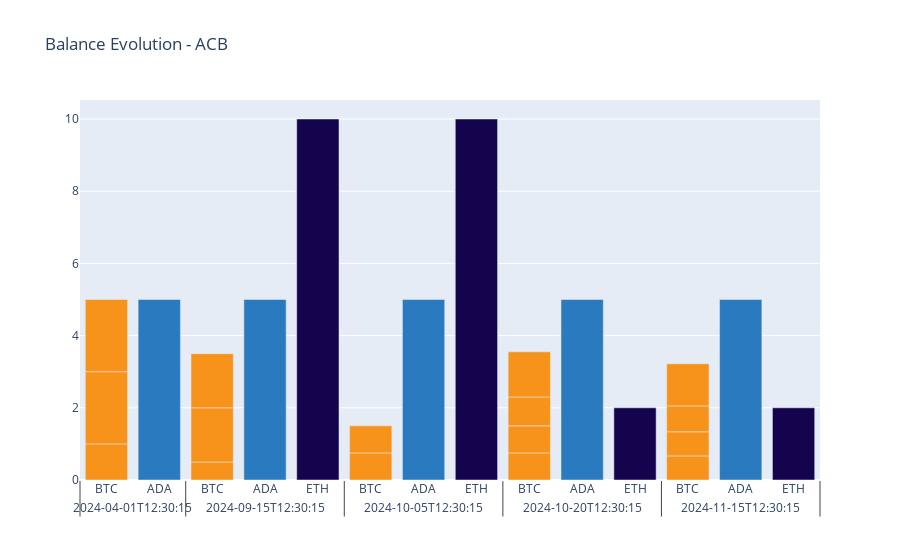

Notebook code cell kept with this figure:
### Markdown cell above
# Plot

### Code cell
df_balance_evolution['Colors'] = df_balance_evolution['Asset'].map({"BTC":'#f7931a',
                                                                    'ETH':'#14044d',
                                                                    'ADA':'#2A7ABF',
                                                                    'CRO':'#092D74'})

# Subplot setup
fig = make_subplots(rows=1, cols=1)

# Add trace with custom hovertemplate
fig.add_trace(go.Bar(
    x=[df_balance_evolution['Date'], df_balance_evolution['Asset']],
    y=df_balance_evolution['Units'],
    marker_color=df_balance_evolution['Colors'],
    showlegend=False,
    hovertemplate=(
        "<b>Date:</b> %{x[0]}<br>" +
        "<b>Asset:</b> %{x[1]}<br>" +
        "<b>Units:</b> %{y}<br>" +
        "<b>Unit Price:</b> %{customdata[0]:.2f} %{customdata[1]}<extra></extra>"
    ),
    customdata=np.column_stack((df_balance_evolution['Unit Price'], df_balance_evolution['Currency'])),
), row=1, col=1)

# Update layout
fig.update_layout(barmode='stack', title=f"Balance Evolution - {METHOD}")
fig.show()

### Figure 1 — Plotly figure (JSON) as saved in the notebook; plotly's stock layout.template omitted (floating-point values rounded to 4 significant figures)
{"data": [{"customdata": [[129, "EUR"], [133, "EUR"], [150, "EUR"], [2, "EUR"], [129, "EUR"], [133, "EUR"], [150, "EUR"], [2, "EUR"], [20.85, "EUR"], [133, "EUR"], [150, "EUR"], [2, "EUR"], [20.85, "EUR"], [133, "EUR"], [150, "EUR"], [2, "EUR"], [20.85, "EUR"], [130, "EUR"], [133.4, "EUR"], [133, "EUR"], [150, "EUR"], [2, "EUR"], [20.85, "EUR"], [130, "EUR"], [133.4, "EUR"]], "hovertemplate": "<b>Date:</b> %{x[0]}<br><b>Asset:</b> %{x[1]}<br><b>Units:</b> %{y}<br><b>Unit Price:</b> %{customdata[0]:.2f} %{customdata[1]}<extra></extra>", "marker": {"color": ["#f7931a", "#f7931a", "#f7931a", "#2A7ABF", "#f7931a", "#f7931a", "#f7931a", "#2A7ABF", "#14044d", "#f7931a", "#f7931a", "#2A7ABF", "#14044d", "#f7931a", "#f7931a", "#2A7ABF", "#14044d", "#f7931a", "#f7931a", "#f7931a", "#f7931a", "#2A7ABF", "#14044d", "#f7931a", "#f7931a"]}, "showlegend": false, "type": "bar", "x": [["2024-04-01T12:30:15", "2024-04-01T12:30:15", "2024-04-01T12:30:15", "2024-04-01T12:30:15", "2024-09-15T12:30:15", "2024-09-15T12:30:15", "2024-09-15T12:30:15", "2024-09-15T12:30:15", "2024-09-15T12:30:15", "2024-10-05T12:30:15", "2024-10-05T12:30:15", "2024-10-05T12:30:15", "2024-10-05T12:30:15", "2024-10-20T12:30:15", "2024-10-20T12:30:15", "2024-10-20T12:30:15", "2024-10-20T12:30:15", "2024-10-20T12:30:15", "2024-10-20T12:30:15", "2024-11-15T12:30:15", "2024-11-15T12:30:15", "2024-11-15T12:30:15", "2024-11-15T12:30:15", "2024-11-15T12:30:15", "2024-11-15T12:30:15"], ["BTC", "BTC", "BTC", "ADA", "BTC", "BTC", "BTC", "ADA", "ETH", "BTC", "BTC", "ADA", "ETH", "BTC", "BTC", "ADA", "ETH", "BTC", "BTC", "BTC", "BTC", "ADA", "ETH", "BTC", "BTC"]], "xaxis": "x", "y": [1, 2, 2, 5, 0.5, 1.5, 1.5, 5, 10, 0.75, 0.75, 5, 10, 0.75, 0.75, 5, 2, 0.8, 1.25, 0.6675, 0.6675, 5, 2, 0.7175, 1.167], "yaxis": "y"}], "layout": {"autosize": true, "barmode": "stack", "title": {"text": "Balance Evolution - ACB"}, "xaxis": {"anchor": "y", "autorange": true, "domain": [0, 1], "range": [-0.5, 13.5], "type": "multicategory"}, "yaxis": {"anchor": "x", "autorange": true, "domain": [0, 1], "range": [0, 10.53], "type": "linear"}}}
